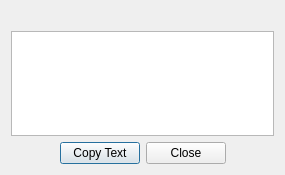
<?xml version="1.0" encoding="UTF-8"?>
<ui version="4.0">
 <class>AboutDialog</class>
 <widget class="QDialog" name="AboutDialog">
  <property name="geometry">
   <rect>
    <x>0</x>
    <y>0</y>
    <width>285</width>
    <height>175</height>
   </rect>
  </property>
  <property name="windowTitle">
   <string>About</string>
  </property>
  <layout class="QVBoxLayout" name="verticalLayout">
   <item>
    <widget class="QLabel" name="label">
     <property name="text">
      <string/>
     </property>
     <property name="pixmap">
      <pixmap resource="../resources/tuflow.qrc">:/logo/resources/TUFLOW_logo_resized.png</pixmap>
     </property>
     <property name="alignment">
      <set>Qt::AlignCenter</set>
     </property>
    </widget>
   </item>
   <item>
    <widget class="QTextBrowser" name="textEdit"/>
   </item>
   <item>
    <layout class="QHBoxLayout" name="horizontalLayout">
     <item>
      <spacer name="horizontalSpacer">
       <property name="orientation">
        <enum>Qt::Horizontal</enum>
       </property>
       <property name="sizeHint" stdset="0">
        <size>
         <width>40</width>
         <height>20</height>
        </size>
       </property>
      </spacer>
     </item>
     <item>
      <widget class="QPushButton" name="pbCopyText">
       <property name="text">
        <string>Copy Text</string>
       </property>
      </widget>
     </item>
     <item>
      <widget class="QPushButton" name="pbClose">
       <property name="text">
        <string>Close</string>
       </property>
      </widget>
     </item>
     <item>
      <spacer name="horizontalSpacer_2">
       <property name="orientation">
        <enum>Qt::Horizontal</enum>
       </property>
       <property name="sizeHint" stdset="0">
        <size>
         <width>40</width>
         <height>20</height>
        </size>
       </property>
      </spacer>
     </item>
    </layout>
   </item>
  </layout>
 </widget>
 <resources>
  <include location="../resources/tuflow.qrc"/>
 </resources>
 <connections/>
</ui>
